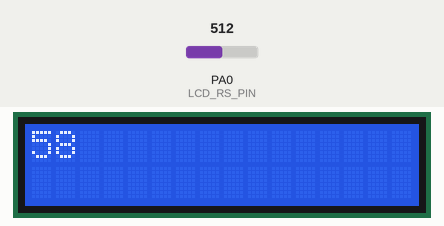
This program was run on a simulated ATmega32, built with avr-gcc and emulated at 8 MHz. Parts: 16×2 character LCD. Wiring (inferred from the names in the program): character LCD (HD44780): RS PA0; R/W PA1; E PA2; data PC0, PC1, PC2, PC3, PC4, PC5, PC6, PC7. Inputs (shaded band) come from the test bench; at power-on: PA0 (LCD_RS_PIN) = 512.

Above: at 1.9 s.
2.0 s: PA0 (LCD_RS_PIN) set to 716
At 2.8 s:
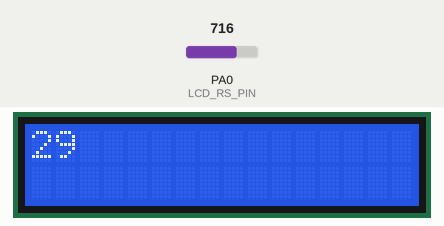
3.7 s: PA0 (LCD_RS_PIN) set to 900
At 5.2 s:
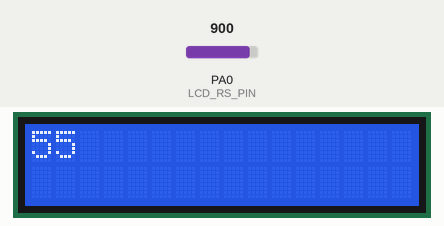
5.8 s: PA0 (LCD_RS_PIN) set to 1023
At 7.6 s:
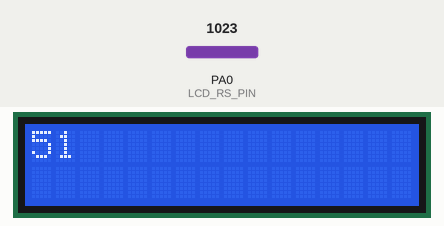
Timing chart, 0 to 9.1 s (numbered marks = the images above; inputs shaded):
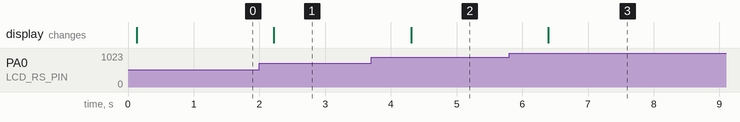

Measured:
- after the input at 2.0 s, the display: changes after 0.22 s (image 1)
- after the input at 3.7 s, the display: changes after 0.61 s (image 2)
- after the input at 5.8 s, the display: changes after 0.60 s (image 3)

The program:

main.c
```c
/*
 * main.c
 *
 *  Created on: Feb 25, 2024
 *      Author: Ahmad
 */

#include "BIT_MATH.h"
#include "STD_TYPES.h"
#include "DIO/DIO_interface.h"
#include "ADC/ADC_interface.h"
#include "LCD/LCD_interface.h"
#include<util/delay.h>


int main(void)
{
	LCD_Init();
	ADC_Init();
	u16 digital_value=0;
	u16 Tempreature=0;
	while(1)
	{
		digital_value = ADC_ReadDigitalValue(0);
		Tempreature = (500*digital_value)/1024;
		LCD_SendCommand(LCD_CLR);
		LCD_PrintNum(Tempreature);
		_delay_ms(1000);


	}
}
```

ADC_interface.h
```c
/*
 * ADC_interface.h
 *
 *  Created on: Feb 25, 2024
 *      Author: Ahmad
 */

#ifndef ADC_ADC_INTERFACE_H_
#define ADC_ADC_INTERFACE_H_

void ADC_Init(void);
ADC_ReadDigitalValue(u8 ChannelNo);
ADC_StartConversion(u8 ChannelNo);

#endif /* ADC_ADC_INTERFACE_H_ */
```

ADC_program.c
```c
/*
 * ADC_program.c
 *
 *  Created on: Feb 25, 2024
 *      Author: Ahmad
 */

#include "../BIT_MATH.h"
#include "../STD_TYPES.h"

#include "ADC_interface.h"
#include "ADC_private.h"
#include "ADC_config.h"

void ADC_Init(void)
{
	//ref selection
	SET_BIT(ADMUX,6);
	//left adjust
	CLR_BIT(ADMUX,ADLAR);
	//AUTO trigger Enable
    CLR_BIT(ADCSRA,5);

	CLR_BIT(ADCSRA,3);
	ADCSRA &=~(0b111);
	ADCSRA |= (0b110);
	//enable ADC
	SET_BIT(ADCSRA,ADEN);

}

ADC_ReadDigitalValue(u8 ChannelNo)
{
	//u16 digital_value;

	/*select channel*/
	ADMUX =(ADMUX & ~(0b00011111)) | ChannelNo ;
	/*start conversion*/
	SET_BIT(ADCSRA,ADSC);
    /*Polling */
	while(GET_BIT(ADCSRA,ADIF) == 0){};
    /*clear ADC interrupt flag*/
    SET_BIT(ADCSRA,ADIF);
    /*return ADC digital value */
    return ADC_DATA;
}

ADC_StartConversion(u8 ChannelNo)
{

}
```

ADC_config.h
```c
/*
 * ADC_config.h
 *
 *  Created on: Feb 25, 2024
 *      Author: Ahmad
 */

#ifndef ADC_ADC_CONFIG_H_
#define ADC_ADC_CONFIG_H_


#endif /* ADC_ADC_CONFIG_H_ */
```

LCD_config.h
```c
/*
 * LCD_config.h
 *
 *  Created on: Sep 2, 2023
 *      Author: ziaad
 */

#ifndef LCD_LCD_CONFIG_H_
#define LCD_LCD_CONFIG_H_

#define LCD_CTRL_PORT DIO_PORTA
#define LCD_DATA_PORT DIO_PORTC


#define LCD_RS_PIN DIO_PIN0
#define LCD_RW_PIN DIO_PIN1
#define LCD_EN_PIN DIO_PIN2

#endif /* LCD_LCD_CONFIG_H_ */
```

LCD_config.h
```c
/*
 * LCD_config.h
 *
 *  Created on: Sep 2, 2023
 *      Author: ziaad
 */

#ifndef LCD_LCD_CONFIG_H_
#define LCD_LCD_CONFIG_H_

#define LCD_CTRL_PORT DIO_PORTA
#define LCD_DATA_PORT DIO_PORTC


#define LCD_RS_PIN DIO_PIN0
#define LCD_RW_PIN DIO_PIN1
#define LCD_EN_PIN DIO_PIN2

#endif /* LCD_LCD_CONFIG_H_ */
```

LCD_config.h
```c
/*
 * LCD_config.h
 *
 *  Created on: Sep 2, 2023
 *      Author: ziaad
 */

#ifndef LCD_LCD_CONFIG_H_
#define LCD_LCD_CONFIG_H_

#define LCD_CTRL_PORT DIO_PORTA
#define LCD_DATA_PORT DIO_PORTC


#define LCD_RS_PIN DIO_PIN0
#define LCD_RW_PIN DIO_PIN1
#define LCD_EN_PIN DIO_PIN2

#endif /* LCD_LCD_CONFIG_H_ */
```

LCD_config.h
```c
/*
 * LCD_config.h
 *
 *  Created on: Sep 2, 2023
 *      Author: ziaad
 */

#ifndef LCD_LCD_CONFIG_H_
#define LCD_LCD_CONFIG_H_

#define LCD_CTRL_PORT DIO_PORTA
#define LCD_DATA_PORT DIO_PORTC


#define LCD_RS_PIN DIO_PIN0
#define LCD_RW_PIN DIO_PIN1
#define LCD_EN_PIN DIO_PIN2

#endif /* LCD_LCD_CONFIG_H_ */
```

LCD_interface.h
```c
/*
 * LCD_interface.h
 *
 *  Created on: Sep 2, 2023
 *      Author: ziaad
 */

#ifndef LCD_LCD_INTERFACE_H_

#define LCD_LCD_INTERFACE_H_
#define LCD_CLR  0b00000001
void LCD_Init(void);
void LCD_SendCommand(u8 command);
void LCD_SendChar(char c);

void LCD_PrintString(char str[]);
void LCD_PrintNum(s32 num );
void LCD_CLR_DIS(void);
//custom character functions

void LCD_DCC(u8 adress);
void LCD_SaveCustomChar(u8 adress, u8 array[]);

void LCD_Set_Cursor_Pose(u8 line_num,u8 line_pose);
#endif /* LCD_LCD_INTERFACE_H_ */
```

LCD_program.c
```c
/*
 * LCD_program.c
 *
 *  Created on: Sep 2, 2023
 *      Author: ziaad
 */
#include"../STD_TYPES.h"
#include"../DIO/DIO_interface.h"
#include<util/delay.h>


#include"LCD_interface.h"
#include"LCD_private.h"
#include"LCD_config.h"


void LCD_SendCommand(u8 command)
{
	//1-Set RS pin --> low
	DIO_SetPinValue( LCD_CTRL_PORT ,LCD_RS_PIN , DIO_LOW);
	//Set RW pin-->low
	DIO_SetPinValue(LCD_CTRL_PORT ,LCD_RW_PIN , DIO_LOW);
	//3-Set DB pins
	DIO_SetPortValue(LCD_DATA_PORT , command);
	//4-Send an enable pulse
	DIO_SetPinValue(LCD_CTRL_PORT,LCD_EN_PIN,DIO_HIGH);
	_delay_ms(1);
	DIO_SetPinValue(LCD_CTRL_PORT,LCD_EN_PIN,DIO_LOW);
		_delay_ms(1);
}
void LCD_SendChar(char c)
{
	//1-Set RS pin --> High
		DIO_SetPinValue(LCD_CTRL_PORT ,LCD_RS_PIN , DIO_HIGH);
		//Set RW pin-->low
		DIO_SetPinValue(LCD_CTRL_PORT ,LCD_RW_PIN , DIO_LOW);
		//3-Set DB pins
		DIO_SetPortValue(LCD_DATA_PORT , c);
		//4-Send an enable pulse
		DIO_SetPinValue(LCD_CTRL_PORT,LCD_EN_PIN,DIO_HIGH);
		_delay_ms(1);
		DIO_SetPinValue(LCD_CTRL_PORT,LCD_EN_PIN,DIO_LOW);
			_delay_ms(1);
}

void LCD_Init(void)
{
	//set lcd ctrl port&
	DIO_SetPinDirection(LCD_CTRL_PORT,LCD_RS_PIN,DIO_OUTPUT);
	DIO_SetPinDirection(LCD_CTRL_PORT,LCD_RW_PIN,DIO_OUTPUT);
	DIO_SetPinDirection(LCD_CTRL_PORT,LCD_EN_PIN,DIO_OUTPUT);
    DIO_SetPortDirection(LCD_DATA_PORT,0xff);
    _delay_ms(100);
    LCD_SendCommand(0b00111000);
    _delay_ms(1);
    LCD_SendCommand(0b00001100);
    _delay_ms(1);
    LCD_SendCommand(0b00000001);
    _delay_ms(3);
    LCD_SendCommand(0b00000110);
	_delay_ms(5);

}


void LCD_PrintString(char str[])
{

	for(u32 i=0; str[i] !='\0' ; i++)
	{

		LCD_SendChar(str[i]);
		_delay_ms(300);


	}


}


void
LCD_PrintNum(s32 num )
{
	u8 digits[11]={0} ;
	//Extract each digits in the array (reversed)
	u8 i = 0;
	while (num>0)
	{
	digits[i]= num%10 ;
	num/=10 ; //shift right
i++;
	}
	for(s8 j =i-1 ;j>=0;j--)
	{
		LCD_SendChar(digits[j]+'0');

	}


}

void LCD_CLR_DIS(void)
{
	 LCD_SendCommand(LCD_CLR);
}


void LCD_DCC(u8 adress)
{
	if(adress<8)
	{
		LCD_SendChar(adress);
	}
}


void LCD_SaveCustomChar(u8 adress, u8 array[])
{
	if (adress<8)
	{
		LCD_SendCommand(0b01000000 +(adress*8))	;

	for ( u8 i =0 ;i<8;i++)
	{
		LCD_SendChar(array[i]);
	}

    LCD_SendCommand(0b10000000);//talk with DDRAM
	}
}


void LCD_Set_Cursor_Pose(u8 line_num ,u8 line_pose)
{
	switch(line_num)
	{
	case 0:
		LCD_SendCommand(0b10000000+line_pose%16);
		break;
	case 1:
		LCD_SendCommand(0b10000000+line_pose%16+64);
			break;


	}

}
```

LCD_interface.h
```c
/*
 * LCD_interface.h
 *
 *  Created on: Sep 2, 2023
 *      Author: ziaad
 */

#ifndef LCD_LCD_INTERFACE_H_

#define LCD_LCD_INTERFACE_H_
#define LCD_CLR  0b00000001
void LCD_Init(void);
void LCD_SendCommand(u8 command);
void LCD_SendChar(char c);

void LCD_PrintString(char str[]);
void LCD_PrintNum(s32 num );
void LCD_CLR_DIS(void);
//custom character functions

void LCD_DisplayCoustmeChar(u8 adress);
void LCD_SaveCustomChar(u8 adress, u8 array[]);

void LCD_SetCursorPosition(u8 line_pose ,u8 line_no);
#endif /* LCD_LCD_INTERFACE_H_ */
```

LCD_program.c
```c
/*
 * LCD_program.c
 *
 *  Created on: Sep 2, 2023
 *      Author: ziaad
 */
#include"../STD_TYPES.h"
#include"../DIO/DIO_interface.h"
#include<util/delay.h>


#include"LCD_interface.h"
#include"LCD_private.h"
#include"LCD_config.h"


void LCD_SendCommand(u8 command)
{
#if MODE_8BIT
	//1-Set RS pin --> low
	DIO_SetPinValue( LCD_CTRL_PORT ,LCD_RS_PIN , DIO_LOW);
	//Set RW pin-->low
	DIO_SetPinValue(LCD_CTRL_PORT ,LCD_RW_PIN , DIO_LOW);
	//3-Set DB pins
	DIO_SetPortValue(LCD_DATA_PORT , command);
	//4-Send an enable pulse
	DIO_SetPinValue(LCD_CTRL_PORT,LCD_EN_PIN,DIO_HIGH);
	_delay_ms(1);
	DIO_SetPinValue(LCD_CTRL_PORT,LCD_EN_PIN,DIO_LOW);
	_delay_ms(1);
#endif

#if MODE_4BIT
	u8 Local_Port = DIO_GetPortValue(LCD_DATA_PORT);
	u8 Local_Temp=0;

	//1-Set RS pin --> low
	DIO_SetPinValue( LCD_CTRL_PORT ,LCD_RS_PIN , DIO_LOW);
	//Set RW pin-->low
	DIO_SetPinValue(LCD_CTRL_PORT ,LCD_RW_PIN , DIO_LOW);
	//3-Set DB pins
	Local_Temp = (command & 0xf0)| (Local_Port & 0x0f);
	DIO_SetPortValue(LCD_DATA_PORT , Local_Temp);
	//4-Send an enable pulse
	DIO_SetPinValue(LCD_CTRL_PORT,LCD_EN_PIN,DIO_HIGH);
	_delay_ms(1);
	DIO_SetPinValue(LCD_CTRL_PORT,LCD_EN_PIN,DIO_LOW);
	_delay_ms(1);
	Local_Temp = (command<<4)| (Local_Port & 0x0f);
	DIO_SetPortValue(LCD_DATA_PORT , Local_Temp);
	//4-Send an enable pulse
	DIO_SetPinValue(LCD_CTRL_PORT,LCD_EN_PIN,DIO_HIGH);
	_delay_ms(1);
	DIO_SetPinValue(LCD_CTRL_PORT,LCD_EN_PIN,DIO_LOW);
	_delay_ms(1);
#endif
}
void LCD_SendChar(char c)
{
#if MODE_8BIT
	//1-Set RS pin --> High
		DIO_SetPinValue(LCD_CTRL_PORT ,LCD_RS_PIN , DIO_HIGH);
		//Set RW pin-->low
		DIO_SetPinValue(LCD_CTRL_PORT ,LCD_RW_PIN , DIO_LOW);
		//3-Set DB pins
		DIO_SetPortValue(LCD_DATA_PORT , c);
		//4-Send an enable pulse
		DIO_SetPinValue(LCD_CTRL_PORT,LCD_EN_PIN,DIO_HIGH);
		_delay_ms(1);
		DIO_SetPinValue(LCD_CTRL_PORT,LCD_EN_PIN,DIO_LOW);
		_delay_ms(1);
#endif

#if MODE_4BIT
		u8 Local_Port = DIO_GetPortValue(LCD_DATA_PORT);
		u8 Local_Temp=0;
		//1-Set RS pin --> High
		DIO_SetPinValue(LCD_CTRL_PORT ,LCD_RS_PIN , DIO_HIGH);
		//Set RW pin-->low
		DIO_SetPinValue(LCD_CTRL_PORT ,LCD_RW_PIN , DIO_LOW);
		//3-Set DB pins
		Local_Temp = (c & 0xf0)| (Local_Port & 0x0f);
		DIO_SetPortValue(LCD_DATA_PORT , Local_Temp);
		//4-Send an enable pulse
		DIO_SetPinValue(LCD_CTRL_PORT,LCD_EN_PIN,DIO_HIGH);
		_delay_ms(1);
		DIO_SetPinValue(LCD_CTRL_PORT,LCD_EN_PIN,DIO_LOW);
		_delay_ms(1);
		Local_Temp = (c <<4)| (Local_Port & 0x0f);
		DIO_SetPortValue(LCD_DATA_PORT , Local_Temp);
		//4-Send an enable pulse
		DIO_SetPinValue(LCD_CTRL_PORT,LCD_EN_PIN,DIO_HIGH);
		_delay_ms(1);
		DIO_SetPinValue(LCD_CTRL_PORT,LCD_EN_PIN,DIO_LOW);
		_delay_ms(1);
#endif

}

void LCD_Init(void)
{
#if MODE_8BIT
	//set lcd ctrl port&
	DIO_SetPinDirection(LCD_CTRL_PORT,LCD_RS_PIN,DIO_OUTPUT);
	DIO_SetPinDirection(LCD_CTRL_PORT,LCD_RW_PIN,DIO_OUTPUT);
	DIO_SetPinDirection(LCD_CTRL_PORT,LCD_EN_PIN,DIO_OUTPUT);
    DIO_SetPortDirection(LCD_DATA_PORT,0xff);
    _delay_ms(100);
    LCD_SendCommand(0b00111000);
    _delay_ms(1);
    LCD_SendCommand(0b00001100);
    _delay_ms(1);
    LCD_SendCommand(0b00000001);
    _delay_ms(3);
    LCD_SendCommand(0b00000110);
	_delay_ms(5);
#endif

#if MODE_4BIT

	//set lcd ctrl port&
	DIO_SetPinDirection(LCD_CTRL_PORT,LCD_RS_PIN,DIO_OUTPUT);
	DIO_SetPinDirection(LCD_CTRL_PORT,LCD_RW_PIN,DIO_OUTPUT);
	DIO_SetPinDirection(LCD_CTRL_PORT,LCD_EN_PIN,DIO_OUTPUT);
    DIO_SetPortDirection(LCD_DATA_PORT,0xff);
    _delay_ms(100);
    LCD_SendCommand(0b00100000);
    LCD_SendCommand(0b00100000);
    LCD_SendCommand(0b10000000);
    _delay_ms(1);
    LCD_SendCommand(0b00000000);
    LCD_SendCommand(0b10000000);
    _delay_ms(1);
    LCD_SendCommand(0b00000000);
    LCD_SendCommand(0b00010000);
    _delay_ms(3);
    LCD_SendCommand(0b00000000);
    LCD_SendCommand(0b01100000);
	_delay_ms(5);
#endif

}


void LCD_PrintString(char str[])
{

	for(u32 i=0; str[i] != '\0' ; i++)
	{

		LCD_SendChar(str[i]);
		_delay_ms(300);

	}


}


void LCD_PrintNum(s32 num )
{
	s32 digits[11]={0} ;
	//Extract each digits in the array (reversed)
	s8 i = 0;
	while (num>0)
	{
	digits[i]= num%10 ;
	num/=10 ; //shift right
    i++;
	}
	for(s8 j =i-1 ;j>=0;j--)
	{
		LCD_SendChar(digits[j]+'0');

	}


}

void LCD_CLR_DIS(void)
{
	 LCD_SendCommand(LCD_CLR);
}


void LCD_DisplayCoustmeChar(u8 adress)
{
	if(adress<8)
	{
		LCD_SendChar(adress);
	}
}


void LCD_SaveCustomChar(u8 adress, u8 array[])
{
	/*
	if (adress<8)
	{
		LCD_SendCommand(0b01000000 +(adress*8))	;

	for ( u8 i =0 ;i<8;i++)
	{
		LCD_SendChar(array[i]);
	}

    LCD_SendCommand(0b10000000);//talk with DDRAM
	}*/

	if(adress<8)
	{
		LCD_SendCommand(0b01000000 +(adress*8));
		for(u8 i=0;i<8;i++)
		{
			LCD_SendChar(array[i]);//save array at CGRAM
		}
		LCD_SendCommand(0b10000000);//display
	}
}


void LCD_SetCursorPosition(u8 line_pose ,u8 line_no)
{
	switch(line_no)
	{
	case 0:
		LCD_SendCommand(0b10000000+line_pose);
		break;
	case 1:
		LCD_SendCommand(0b10000000+line_pose+64);
			break;


	}

}
```

LCD_interface.h
```c
/*
 * LCD_interface.h
 *
 *  Created on: Sep 2, 2023
 *      Author: ziaad
 */

#ifndef LCD_LCD_INTERFACE_H_

#define LCD_LCD_INTERFACE_H_
#define LCD_CLR  0b00000001
void LCD_Init(void);
void LCD_SendCommand(u8 command);
void LCD_SendChar(char c);

void LCD_PrintString(char str[]);
void LCD_PrintNum(s32 num );
void LCD_CLR_DIS(void);
//custom character functions

void LCD_DisplayCoustmeChar(u8 adress);
void LCD_SaveCustomChar(u8 adress, u8 array[]);

void LCD_SetCursorPosition(u8 line_pose ,u8 line_no);
#endif /* LCD_LCD_INTERFACE_H_ */
```

LCD_program.c
```c
/*
 * LCD_program.c
 *
 *  Created on: Sep 2, 2023
 *      Author: ziaad
 */
#include"../STD_TYPES.h"
#include"../DIO/DIO_interface.h"
#include<util/delay.h>


#include"LCD_interface.h"
#include"LCD_private.h"
#include"LCD_config.h"


void LCD_SendCommand(u8 command)
{
	//1-Set RS pin --> low
	DIO_SetPinValue( LCD_CTRL_PORT ,LCD_RS_PIN , DIO_LOW);
	//Set RW pin-->low
	DIO_SetPinValue(LCD_CTRL_PORT ,LCD_RW_PIN , DIO_LOW);
	//3-Set DB pins
	DIO_SetPortValue(LCD_DATA_PORT , command);
	//4-Send an enable pulse
	DIO_SetPinValue(LCD_CTRL_PORT,LCD_EN_PIN,DIO_HIGH);
	_delay_ms(1);
	DIO_SetPinValue(LCD_CTRL_PORT,LCD_EN_PIN,DIO_LOW);
		_delay_ms(1);
}
void LCD_SendChar(char c)
{
	//1-Set RS pin --> High
		DIO_SetPinValue(LCD_CTRL_PORT ,LCD_RS_PIN , DIO_HIGH);
		//Set RW pin-->low
		DIO_SetPinValue(LCD_CTRL_PORT ,LCD_RW_PIN , DIO_LOW);
		//3-Set DB pins
		DIO_SetPortValue(LCD_DATA_PORT , c);
		//4-Send an enable pulse
		DIO_SetPinValue(LCD_CTRL_PORT,LCD_EN_PIN,DIO_HIGH);
		_delay_ms(1);
		DIO_SetPinValue(LCD_CTRL_PORT,LCD_EN_PIN,DIO_LOW);
			_delay_ms(1);
}

void LCD_Init(void)
{
	//set lcd ctrl port&
	DIO_SetPinDirection(LCD_CTRL_PORT,LCD_RS_PIN,DIO_OUTPUT);
	DIO_SetPinDirection(LCD_CTRL_PORT,LCD_RW_PIN,DIO_OUTPUT);
	DIO_SetPinDirection(LCD_CTRL_PORT,LCD_EN_PIN,DIO_OUTPUT);
    DIO_SetPortDirection(LCD_DATA_PORT,0xff);
    _delay_ms(100);
    LCD_SendCommand(0b00111000);
    _delay_ms(1);
    LCD_SendCommand(0b00001100);
    _delay_ms(1);
    LCD_SendCommand(0b00000001);
    _delay_ms(3);
    LCD_SendCommand(0b00000110);
	_delay_ms(5);

}


void LCD_PrintString(char str[])
{

	for(u32 i=0; str[i] !='\0' ; i++)
	{

		LCD_SendChar(str[i]);
		_delay_ms(300);

	}


}


void LCD_PrintNum(s32 num )
{
	u8 digits[11]={0} ;
	//Extract each digits in the array (reversed)
	s8 i = 0;
	while (num>0)
	{
	digits[i]= num%10 ;
	num/=10 ; //shift right
    i++;
	}
	for(s8 j =i-1 ;j>=0;j--)
	{
		LCD_SendChar(digits[j]+'0');

	}


}

void LCD_CLR_DIS(void)
{
	 LCD_SendCommand(LCD_CLR);
}


void LCD_DisplayCoustmeChar(u8 adress)
{
	if(adress<8)
	{
		LCD_SendChar(adress);
	}
}


void LCD_SaveCustomChar(u8 adress, u8 array[])
{
	/*
	if (adress<8)
	{
		LCD_SendCommand(0b01000000 +(adress*8))	;

	for ( u8 i =0 ;i<8;i++)
	{
		LCD_SendChar(array[i]);
	}

    LCD_SendCommand(0b10000000);//talk with DDRAM
	}*/

	if(adress<8)
	{
		LCD_SendCommand(0b01000000 +(adress*8));
		for(u8 i=0;i<8;i++)
		{
			LCD_SendChar(array[i]);//save array at CGRAM
		}
		LCD_SendCommand(0b10000000);//display
	}
}


void LCD_SetCursorPosition(u8 line_pose ,u8 line_no)
{
	switch(line_no)
	{
	case 0:
		LCD_SendCommand(0b10000000+line_pose);
		break;
	case 1:
		LCD_SendCommand(0b10000000+line_pose+64);
			break;


	}

}
```

LCD_interface.h
```c
/*
 * LCD_interface.h
 *
 *  Created on: Sep 2, 2023
 *      Author: ziaad
 */

#ifndef LCD_LCD_INTERFACE_H_

#define LCD_LCD_INTERFACE_H_
#define LCD_CLR  0b00000001
void LCD_Init(void);
void LCD_SendCommand(u8 command);
void LCD_SendChar(char c);

void LCD_PrintString(char str[]);
void LCD_PrintNum(s32 num );
void LCD_CLR_DIS(void);
//custom character functions

void LCD_DCC(u8 adress);
void LCD_SaveCustomChar(u8 adress, u8 array[]);

void LCD_Set_Cursor_Pose(u8 line_num,u8 line_pose);
#endif /* LCD_LCD_INTERFACE_H_ */
```

LCD_program.c
```c
/*
 * LCD_program.c
 *
 *  Created on: Sep 2, 2023
 *      Author: ziaad
 */
#include"../STD_TYPES.h"
#include"../DIO/DIO_interface.h"
#include<util/delay.h>


#include"LCD_interface.h"
#include"LCD_private.h"
#include"LCD_config.h"


void LCD_SendCommand(u8 command)
{
	//1-Set RS pin --> low
	DIO_SetPinValue( LCD_CTRL_PORT ,LCD_RS_PIN , DIO_LOW);
	//Set RW pin-->low
	DIO_SetPinValue(LCD_CTRL_PORT ,LCD_RW_PIN , DIO_LOW);
	//3-Set DB pins
	DIO_SetPortValue(LCD_DATA_PORT , command);
	//4-Send an enable pulse
	DIO_SetPinValue(LCD_CTRL_PORT,LCD_EN_PIN,DIO_HIGH);
	_delay_ms(1);
	DIO_SetPinValue(LCD_CTRL_PORT,LCD_EN_PIN,DIO_LOW);
		_delay_ms(1);
}
void LCD_SendChar(char c)
{
	//1-Set RS pin --> High
		DIO_SetPinValue(LCD_CTRL_PORT ,LCD_RS_PIN , DIO_HIGH);
		//Set RW pin-->low
		DIO_SetPinValue(LCD_CTRL_PORT ,LCD_RW_PIN , DIO_LOW);
		//3-Set DB pins
		DIO_SetPortValue(LCD_DATA_PORT , c);
		//4-Send an enable pulse
		DIO_SetPinValue(LCD_CTRL_PORT,LCD_EN_PIN,DIO_HIGH);
		_delay_ms(1);
		DIO_SetPinValue(LCD_CTRL_PORT,LCD_EN_PIN,DIO_LOW);
			_delay_ms(1);
}

void LCD_Init(void)
{
	//set lcd ctrl port&
	DIO_SetPinDirection(LCD_CTRL_PORT,LCD_RS_PIN,DIO_OUTPUT);
	DIO_SetPinDirection(LCD_CTRL_PORT,LCD_RW_PIN,DIO_OUTPUT);
	DIO_SetPinDirection(LCD_CTRL_PORT,LCD_EN_PIN,DIO_OUTPUT);
    DIO_SetPortDirection(LCD_DATA_PORT,0xff);
    _delay_ms(100);
    LCD_SendCommand(0b00111000);
    _delay_ms(1);
    LCD_SendCommand(0b00001100);
    _delay_ms(1);
    LCD_SendCommand(0b00000001);
    _delay_ms(3);
    LCD_SendCommand(0b00000110);
	_delay_ms(5);

}


void LCD_PrintString(char str[])
{

	for(u32 i=0; str[i] !='\0' ; i++)
	{

		LCD_SendChar(str[i]);
		_delay_ms(300);


	}


}


void
LCD_PrintNum(s32 num )
{
	u8 digits[11]={0} ;
	//Extract each digits in the array (reversed)
	u8 i = 0;
	while (num>0)
	{
	digits[i]= num%10 ;
	num/=10 ; //shift right
i++;
	}
	for(s8 j =i-1 ;j>=0;j--)
	{
		LCD_SendChar(digits[j]+'0');

	}


}

void LCD_CLR_DIS(void)
{
	 LCD_SendCommand(LCD_CLR);
}


void LCD_DCC(u8 adress)
{
	if(adress<8)
	{
		LCD_SendChar(adress);
	}
}


void LCD_SaveCustomChar(u8 adress, u8 array[])
{
	if (adress<8)
	{
		LCD_SendCommand(0b01000000 +(adress*8))	;

	for ( u8 i =0 ;i<8;i++)
	{
		LCD_SendChar(array[i]);
	}

    LCD_SendCommand(0b10000000);//talk with DDRAM
	}
}


void LCD_Set_Cursor_Pose(u8 line_num ,u8 line_pose)
{
	switch(line_num)
	{
	case 0:
		LCD_SendCommand(0b10000000+line_pose%16);
		break;
	case 1:
		LCD_SendCommand(0b10000000+line_pose%16+64);
			break;


	}

}
```

ADC_private.h
```c
/*
 * ADC_private.h
 *
 *  Created on: Feb 25, 2024
 *      Author: Ahmad
 */

#ifndef ADC_ADC_PRIVATE_H_
#define ADC_ADC_PRIVATE_H_

#define ADLAR 5
#define ADEN  7
#define ADSC  6
#define ADIF  4

#define ADMUX     *((volatile u8*)(0x27))
#define ADCSRA    *((volatile u8*)(0x26))
#define ADCL      *((volatile u8*)(0x25))
#define ADCH      *((volatile u8*)(0x24))
#define ADC_DATA  *((volatile u16*)(0x24))
#define SFIOR     *((volatile u8*)(0x50))

#endif /* ADC_ADC_PRIVATE_H_ */
```

Source omitted: BIT_MATH.h (306 bytes), DIO_config.h (163 bytes), DIO_interface.h (824 bytes), DIO_priv.h (625 bytes), DIO_program.c (2949 bytes), LCD_private.h (167 bytes), STD_TYPES.h (658 bytes), DIO_config.h (440 bytes), DIO_interface.h (518 bytes), DIO_private.h (614 bytes), DIO_program.c (3148 bytes), DIO_config.h (163 bytes) and 22 more
